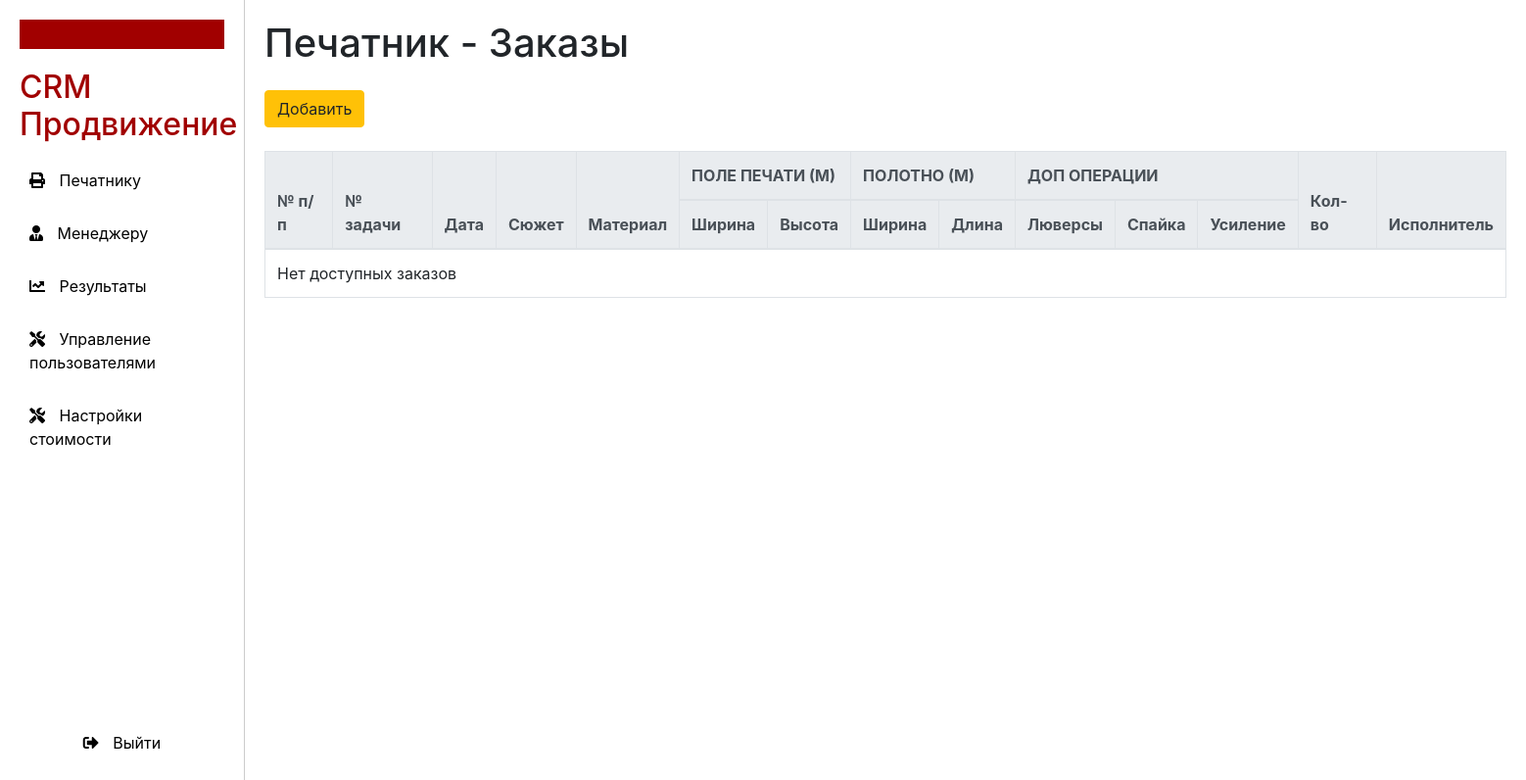
Before: /printer (signed in) with the older database file.
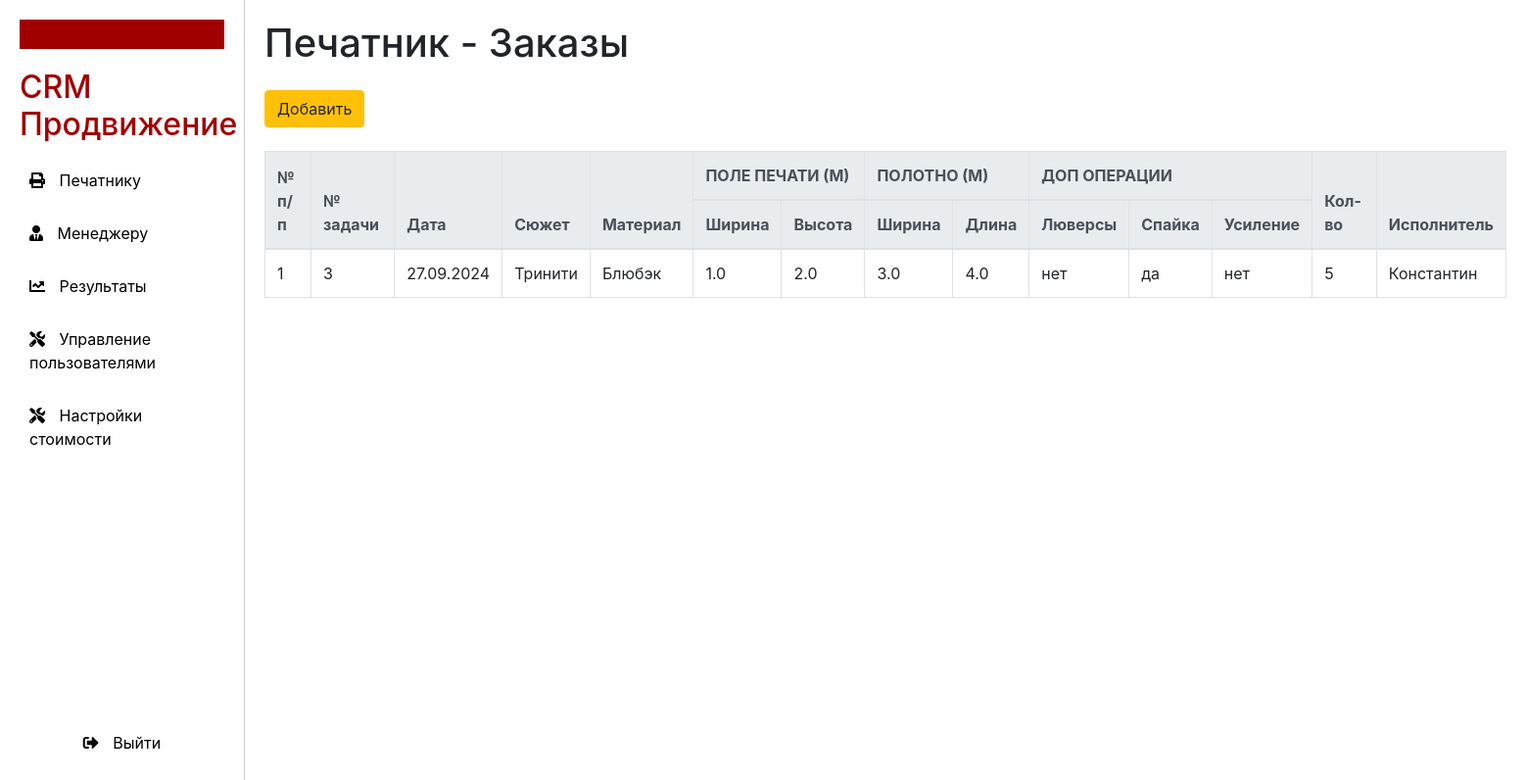
After: the same page with the newer database file.
### models.py (models this page shows)
class Order(Base):
    __tablename__ = 'orders'
    id = Column(Integer, primary_key=True, autoincrement=True)
    task_number = Column(Integer, nullable=False)
    date = Column(Date, nullable=False)
    subject = Column(String, nullable=False)
    material = Column(String, nullable=False)
    quantity = Column(Integer, nullable=False)
    performer = Column(String, nullable=False)
    print_width = Column(Float, nullable=False)
    print_height = Column(Float, nullable=False)
    canvas_width = Column(Float, nullable=False)
    canvas_length = Column(Float, nullable=False)
    eyelets = Column(String, nullable=False)
    spike = Column(String, nullable=False)
    reinforcement = Column(String, nullable=False)
    customer = Column(String, nullable=True)
    price_per_unit = Column(Integer, nullable=True)
    total_amount = Column(Integer, nullable=True)
    result: Mapped["Result"] = relationship(back_populates="order")

### main.py (the view)
@app.get("/printer", response_class=HTMLResponse)
async def printer_page(
        request: Request,
        db: Session = Depends(get_db),
        current_user: User = Depends(get_current_user)
):
    check_role_access(current_user, {Role.printer, Role.superuser, Role.admin})
    orders = db.query(Order).order_by(Order.id.desc()).all()
    return templates.TemplateResponse("printer.html",
                                      {"request": request,
                                       "orders": orders,
                                       "current_user": current_user,
                                       "role": current_user.role.value, })

### templates/printer.html (shortened to what this page needs)
{% extends "layout.html" %}
{% block result %}
<div class="content">
    <h1>Печатник - Заказы</h1>
    <button class="btn btn-warning mt-3">Добавить</button>
    <table class="table table-bordered mt-4">
        <thead class="thead-light">
        <tr>
            <th rowspan="2">№ п/п</th>
            <th rowspan="2">№ задачи</th>
            <th rowspan="2">Дата</th>
            <th rowspan="2">Сюжет</th>
            <th rowspan="2">Материал</th>
            <th colspan="2">ПОЛЕ ПЕЧАТИ (М)</th>
            <th colspan="2">ПОЛОТНО (М)</th>
            <th colspan="3">ДОП ОПЕРАЦИИ</th>
            <th rowspan="2">Кол-во</th>
            <th rowspan="2">Исполнитель</th>
        </tr>
        <tr>
            <th>Ширина</th>
            <th>Высота</th>
            <th>Ширина</th>
            <th>Длина</th>
            <th>Люверсы</th>
            <th>Спайка</th>
            <th>Усиление</th>
        </tr>
        </thead>
        {% if orders %}
        <tbody>
        {% for order in orders %}
        <tr>
            <td>{{ order.id }}</td>
            <td>{{ order.task_number }}</td>
            <td>{{ order.date.strftime("%d.%m.%Y") }}</td>
            <td>{{ order.subject }}</td>
            <td>{{ order.material }}</td>
            <td>{{ order.print_width }}</td>
            <td>{{ order.print_height }}</td>
            <td>{{ order.canvas_width }}</td>
            <td>{{ order.canvas_length }}</td>
            <td>{{ order.eyelets }}</td>
            <td>{{ order.spike }}</td>
            <td>{{ order.reinforcement }}</td>
            <td>{{ order.quantity }}</td>
            <td>{{ order.performer }}</td>
        </tr>
        {% endfor %}
        </tbody>
        {% else %}
        <tr>
            <td colspan="14">Нет доступных заказов</td>
        </tr>
        {% endif %}
    </table>
</div>
{% endblock %}

Changed rows visible on the page:
added Order: id "1", task_number "3", date "27.09.2024", subject "Тринити", material "Блюбэк", print_width "1.0", print_height "2.0", canvas_width "3.0", canvas_length "4.0", eyelets "нет", spike "да", reinforcement "нет", quantity "5", performer "Константин"
Other visible differences:
text no longer shown: "Нет доступных заказов"
